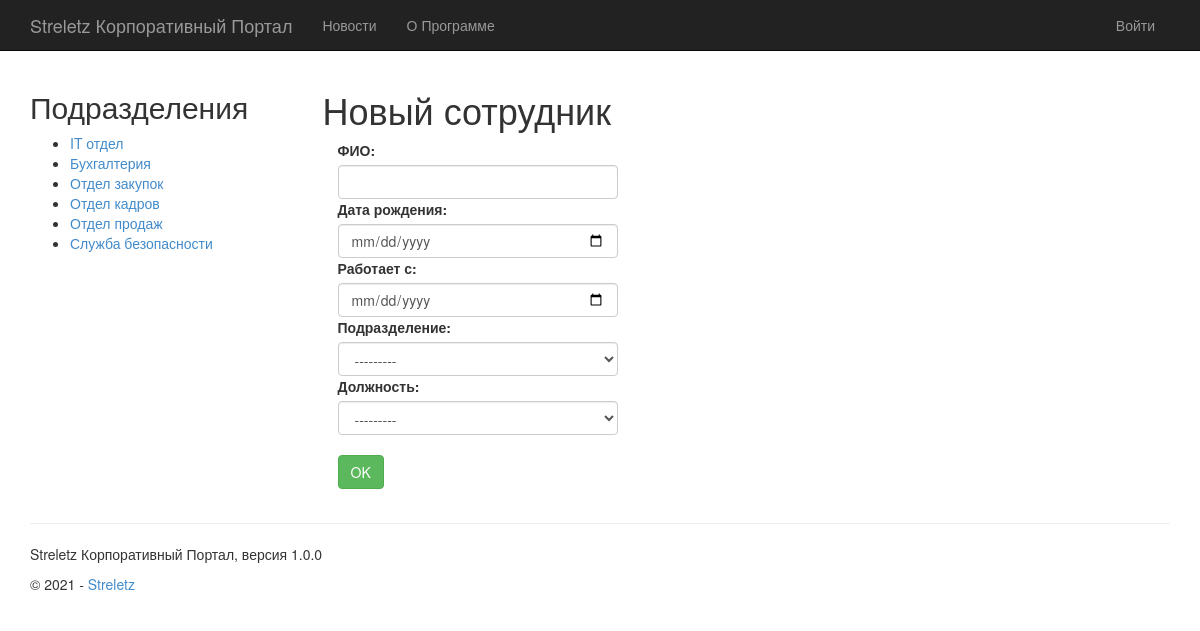
Page /adminpanel/employee/create on the committed database.
### app/models.py (models this page shows, shortened)
class Department(models.Model):
    name = models.CharField(max_length=255, unique=True, verbose_name="Название")
    description = models.TextField(null=True, verbose_name="Описание")
    class Meta:
        verbose_name = "Подразделение"
        verbose_name_plural = "Подразделения"

### app/adminpanel/employee/views.py (the view)
# urls.py: path('adminpanel/employee/create', admin_employee_views.employeeCreate, name='create_employee'),
def employeeCreate(request):
    assert isinstance(request, HttpRequest)
    if request.method == 'POST':
        form = BootstrapEmployeeCreateForm(request.POST)
        if form.is_valid:
            form.save()
            return HttpResponseRedirect('/adminpanel/employee')
    else:
        form = BootstrapEmployeeCreateForm()
    return render(request,
                  'adminpanel/employee/create.html',
                  {
                      'title': 'Новый сотрудник',
                      'year': YEAR,
                      'app_name': settings.APP_NAME,
                      'version': settings.APP_VERSION,
                      'form': form
                  })

### app/adminpanel/employee/forms.py (called while the page is built)
    def label_from_instance(self, obj):
        return obj.name

### app/ui_modules/department_menu.py (called while the page is built)
@register.inclusion_tag(
    '../templates/app/ui_modules/department_menu.html')
def department_menu():
    departments = Department.objects.all().order_by('name')
    return {'departments': departments}

### app/templates/adminpanel/employee/create.html (shortened to what this page needs)
﻿{% extends "app/layout.html" %}
{% block content %}
<div class="row">
    <div class="col-md-12">
        <h1>{{ title }}</h1>
    </div>
</div>
<div class="col-md-12">
    <form method="post">
        {{ form }}
        <br />
        <input type="submit" class="btn btn-success" value="OK"/>
    </form>
</div>
{% endblock %}

### app/templates/app/ui_modules/department_menu.html
<h2>
    Подразделения
</h2>
<ul>
    {% for d in departments %}
        <li><a href="{% url 'department_content_view' id=d.id %}">{{ d.name }}</a></li>
    {% endfor %}
</ul>

### app/static/app/content/site.css (style rules this page uses)
body { padding-top: 50px; padding-bottom: 20px; }
input, select, textarea { max-width: 280px; }

### rows in the picture
Department: name "IT отдел"
Department: name "Бухгалтерия"
Department: name "Отдел закупок"
Department: name "Отдел кадров"
Department: name "Отдел продаж"
Department: name "Служба безопасности"

### other values in the picture
{{ app_name }} "Streletz Корпоративный Портал"
{{ title }} "Новый сотрудник"
{{ version }} "1.0.0"
{{ year }} "2021"
